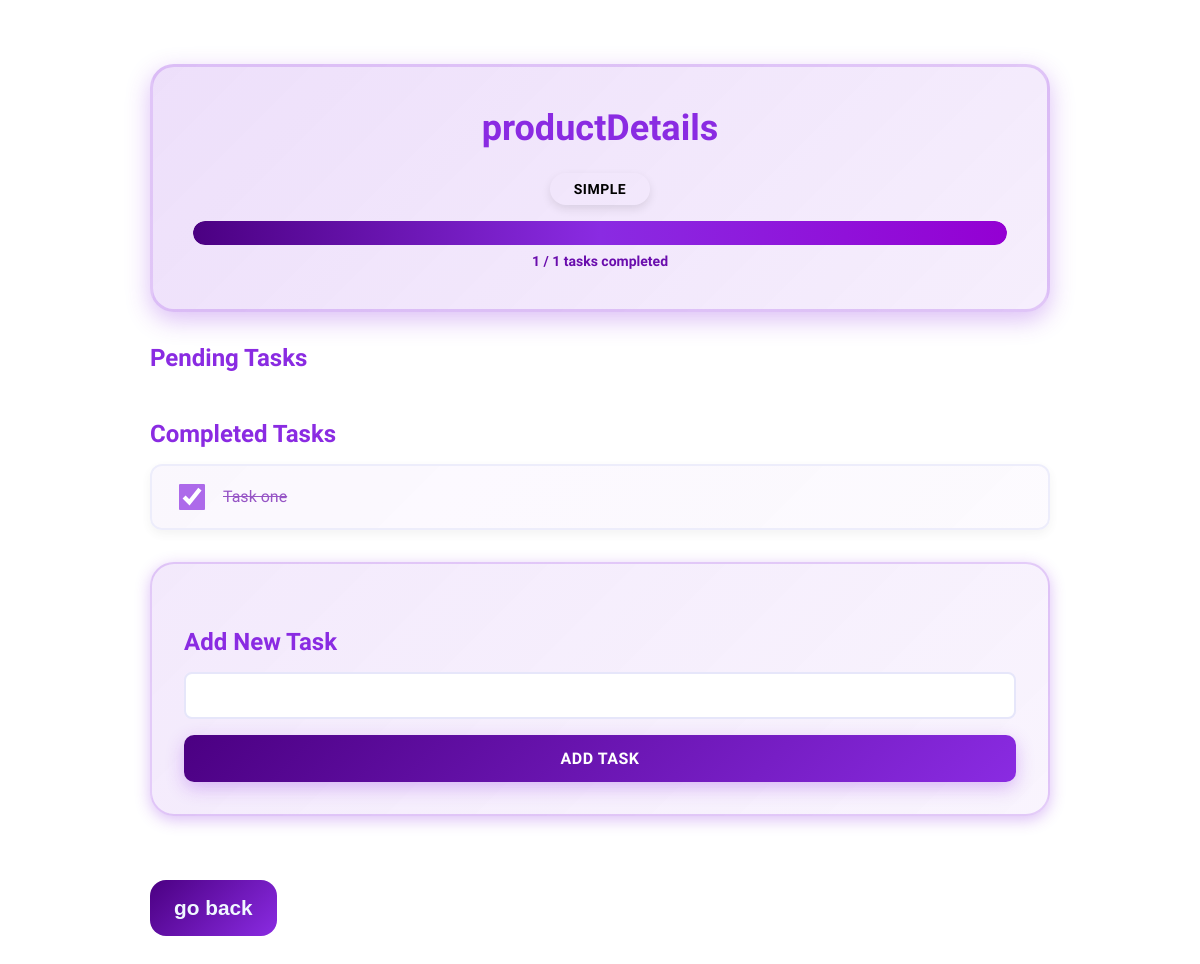
The app's page /productDetails/ (signed in) with its own data.
### home/models.py (models this page shows, shortened)
class List(models.Model):
    user = models.ForeignKey(User, on_delete=models.CASCADE)
    name = models.CharField(max_length=100)
    difficulty = models.CharField(max_length=50, default='Easy')
    created_at = models.DateTimeField(auto_now_add=True)
    is_completed = models.BooleanField(default=False)

class Task(models.Model):
    list = models.ForeignKey(List, on_delete=models.CASCADE)
    task = models.CharField(max_length=255)
    is_completed = models.BooleanField(default=False)

### home/views.py (the view, shortened to what this page needs)
# urls.py: path('<str:quest_name>/', views.openQuest, name='open_quest'),
@login_required
def openQuest(request, quest_name):
    quest = List.objects.filter(name=quest_name, user=request.user).first()
    if not quest:
        raise Http404("Quest not found")
    quest_tasks = Task.objects.filter(list=quest)
    completed_tasks = quest_tasks.filter(is_completed=True).count()
    total_tasks = quest_tasks.count()
    if total_tasks <= 5:
        xp_gain = 10
        difficulty = 'Simple'
    elif total_tasks <= 15:
        xp_gain = 25
        difficulty = 'Easy'
    elif total_tasks <= 30:
        xp_gain = 45
        difficulty = 'Medium'
    elif total_tasks <= 50:
        xp_gain = 70
        difficulty = 'Hard'
    else:
        xp_gain = 100
        difficulty = 'Extreme'
    if quest.difficulty != difficulty:
        quest.difficulty = difficulty
        quest.save()
    if total_tasks > 0 and completed_tasks == total_tasks and not quest.is_completed:
        quest.is_completed = True
        quest.save()
        profile = request.user.user_profile
        profile.xp += xp_gain
        profile.save()
    taskForm = TaskForm()
    formset = checkboxformset(queryset=quest_tasks)
    return render(request, 'openQuest.html', {
        'quest_tasks': quest_tasks,
        'quest_name': quest.name,
        'taskForm': taskForm,
        'formset': formset,
        'completed_tasks': completed_tasks,
        'total_tasks': total_tasks,
        'difficulty': difficulty
    })

### home/forms.py
class TaskForm(forms.ModelForm):
    class Meta:
        model = Task
        fields = ['task']
        labels = {
            'task': '',
        }

### templates/openQuest.html (shortened to what this page needs)
{% extends "home.html" %}
{% block content %}
<div class="quest-detail-container">
    <div class="quest-header-section">
        <h1 class="quest-title">{{ quest_name }}</h1>
        <div class="quest-meta">
            <span class="difficulty-badge difficulty-{{ difficulty|lower }}">{{ difficulty }}</span>
            <div class="progress-wrapper">
                <progress class="task-progress-bar" value="{{ completed_tasks }}" max="{{ total_tasks }}"></progress>
                <span class="progress-text">{{ completed_tasks }} / {{ total_tasks }} tasks completed</span>
            </div>
        </div>
    </div>
    <form method="POST" id="checkpoints-form">
        <div class="tasks-section">
            <h3 class="section-heading">Pending Tasks</h3>
            <h3 class="section-heading">Completed Tasks</h3>
            <ul class="checkpoints completed-tasks">
                {% for form in formset %}
                    {% if form.is_completed.value %}
                        <li class="task-item completed">
                            <label class="task-label">
                                {{ form.is_completed }}
                                <span class="task-text"><strike>{{ form.instance.task }}</strike></span>
                            </label>
                        </li>
                    {% endif %}
                {% endfor %}
            </ul>
        </div>
    </form>
    <div class="add-task-section">
        <h3 class="section-heading">Add New Task</h3>
        <form method="POST" class="add-task-form">
            {{ taskForm.as_p }}
            <button type="submit" name="action" value="add_task" class="add-task-btn">Add Task</button>
        </form>
    </div>
    <a href="/home/"><button class="go-back">go back</button></a>
</div>
{% endblock content %}

### static/CSS/style.css (style rules this page uses)
body, html { margin: 0; padding: 0; font-family: "Trirong", serif; overflow-x: hidden; }
:root { --primary-violet: #8A2BE2; --dark-violet: #4B0082; --light-violet: #E6E6FA; --very-light-violet: #F3E6FF; --violet-text: #6A0DAD; --shadow-violet: rgba(138, 43, 226, 0.3); --transition-smooth: all 0.3s ease; }
.quest-detail-container { max-width: 900px; margin: 2rem auto; padding: 2rem; animation: slideUp 0.8s ease forwards; }
.quest-header-section { background: linear-gradient( 135deg, rgba(138, 43, 226, 0.15) 0%, rgba(138, 43, 226, 0.08) 100% ); border-radius: 1.5rem; padding: 2.5rem; margin-bottom: 2rem; border: 3px solid rgba(138, 43, 226, 0.2); box-shadow: 0 8px 25px var(--shadow-violet); }
.quest-title { color: var(--primary-violet); font-size: 36px; font-weight: 800; margin: 0 0 1.5rem 0; text-align: center; }
.quest-meta { display: flex; flex-direction: column; gap: 1rem; align-items: center; }
.difficulty-badge { display: inline-block; padding: 8px 24px; border-radius: 20px; font-size: 14px; font-weight: 700; text-transform: uppercase; letter-spacing: 0.5px; box-shadow: 0 4px 10px rgba(0, 0, 0, 0.1); }
.progress-wrapper { width: 100%; display: flex; flex-direction: column; gap: 0.5rem; align-items: center; }
.task-progress-bar { width: 100%; height: 24px; border-radius: 12px; overflow: hidden; -webkit-appearance: none; appearance: none; }
.progress-text { font-size: 14px; font-weight: 600; color: var(--violet-text); }
.tasks-section { margin-bottom: 2rem; }
.section-heading { color: var(--primary-violet); font-size: 24px; font-weight: 700; margin: 2rem 0 1rem 0; }
.checkpoints { list-style: none; padding: 0; margin: 0; display: flex; flex-direction: column; gap: 1rem; }
.task-item { background: white; border: 2px solid var(--light-violet); border-radius: 12px; padding: 1rem 1.5rem; box-shadow: 0 4px 12px rgba(0, 0, 0, 0.08); transition: var(--transition-smooth); }
.task-item.completed { opacity: 0.7; background: linear-gradient( 135deg, rgba(138, 43, 226, 0.05) 0%, rgba(138, 43, 226, 0.03) 100% ); }
.task-label { display: flex; align-items: center; gap: 1rem; cursor: pointer; font-size: 16px; font-weight: 500; color: var(--violet-text); }
.task-label input[type="checkbox"] { width: 24px; height: 24px; cursor: pointer; accent-color: var(--primary-violet); border-radius: 6px; transition: var(--transition-smooth); }
.task-label input[type="checkbox"]:checked { transform: scale(1.1); }
.task-text { flex: 1; line-height: 1.6; }
.add-task-section { background: linear-gradient( 135deg, rgba(138, 43, 226, 0.1) 0%, rgba(138, 43, 226, 0.05) 100% ); border-radius: 1.5rem; padding: 2rem; border: 2px solid rgba(138, 43, 226, 0.2); box-shadow: 0 4px 15px var(--shadow-violet); }
.add-task-form { display: flex; flex-direction: column; gap: 1rem; }
.add-task-form p { margin: 0; display: flex; flex-direction: column; gap: 0.5rem; }
.add-task-form input[type="text"], .add-task-form textarea { padding: 12px 16px; border: 2px solid var(--light-violet); border-radius: 8px; font-size: 16px; font-family: "Trirong", serif; transition: var(--transition-smooth); background-color: white; }
.add-task-btn { padding: 14px 28px; background: linear-gradient( 135deg, var(--dark-violet) 0%, var(--primary-violet) 100% ); color: white; border: none; border-radius: 10px; font-size: 16px; font-weight: 700; cursor: pointer; transition: var(--transition-smooth); box-shadow: 0 6px 18px rgba(138, 43, 226, 0.3); font-family: "Trirong", serif; text-transform: uppercase; letter-spacing: 0.5px; }
.go-back { cursor: pointer; background: linear-gradient( 135deg, var(--dark-violet) 0%, var(--primary-violet) 100% ); border: none; padding: 1rem 1.5rem; border-radius: 1rem; color: aliceblue; margin-top: 8vh; font-size: 1.3rem; font-weight: 600; }

### records on screen
List: name "productDetails", difficulty "SIMPLE"
Task: instance.task "Task one"

### other values on screen
{{ completed_tasks }} "1"
{{ total_tasks }} "1"
